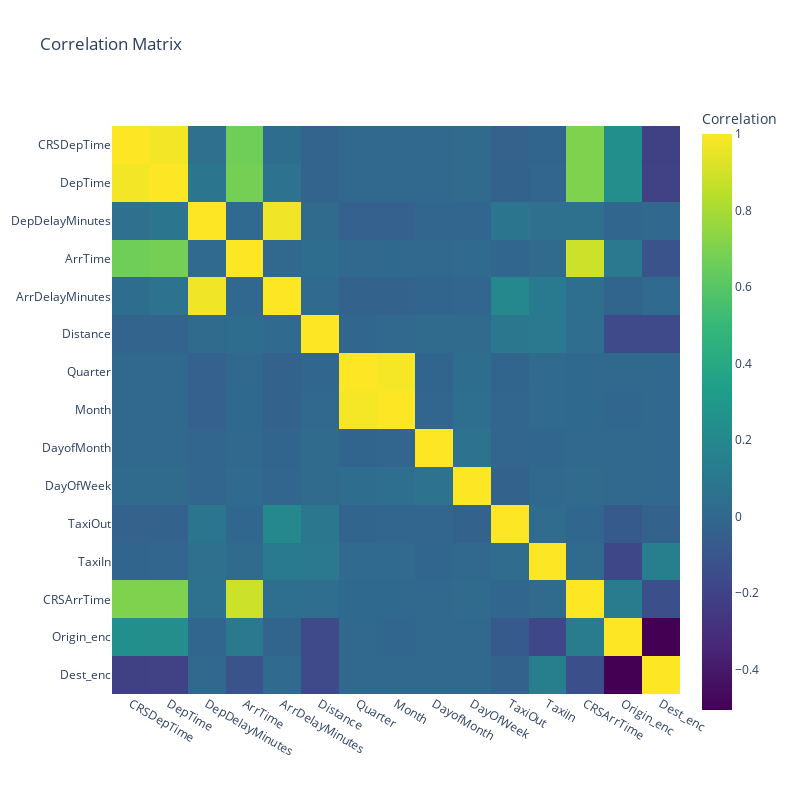

Here is the notebook cell this chart was saved with:
### Markdown cell above
## Correlation matrix

### Code cell
import plotly.express as px
df_corr=df_train.drop('FlightDate',axis=1)
corrmat = df_corr.corr() 
fig = px.imshow(corrmat,
                labels = dict(color='Correlation'),
                x=corrmat.columns,
                y=corrmat.index,
                color_continuous_scale='Viridis',
                title='Correlation Matrix')
fig.update_layout(width=800, height=800)
fig.show()

### Figure 1 — Plotly figure (JSON) as saved in the notebook; plotly's stock layout.template omitted (floating-point values rounded to 4 significant figures; data arrays with more than 128 entries replaced by an {"elided": "..."} marker saying what was removed)
{"data": [{"coloraxis": "coloraxis", "hovertemplate": "x: %{x}<br>y: %{y}<br>Correlation: %{z}<extra></extra>", "name": "0", "type": "heatmap", "x": ["CRSDepTime", "DepTime", "DepDelayMinutes", "ArrTime", "ArrDelayMinutes", "Distance", "Quarter", "Month", "DayofMonth", "DayOfWeek", "TaxiOut", "TaxiIn", "CRSArrTime", "Origin_enc", "Dest_enc"], "xaxis": "x", "y": ["CRSDepTime", "DepTime", "DepDelayMinutes", "ArrTime", "ArrDelayMinutes", "Distance", "Quarter", "Month", "DayofMonth", "DayOfWeek", "TaxiOut", "TaxiIn", "CRSArrTime", "Origin_enc", "Dest_enc"], "yaxis": "y", "z": {"elided": "15x15 float values"}}], "layout": {"coloraxis": {"colorbar": {"title": {"text": "Correlation"}}, "colorscale": [[0, "#440154"], [0.1111, "#482878"], [0.2222, "#3e4989"], [0.3333, "#31688e"], [0.4444, "#26828e"], [0.5556, "#1f9e89"], [0.6667, "#35b779"], [0.7778, "#6ece58"], [0.8889, "#b5de2b"], [1, "#fde725"]]}, "height": 800, "title": {"text": "Correlation Matrix"}, "width": 800, "xaxis": {"anchor": "y", "constrain": "domain", "domain": [0, 1], "scaleanchor": "y"}, "yaxis": {"anchor": "x", "autorange": "reversed", "constrain": "domain", "domain": [0, 1]}}}
